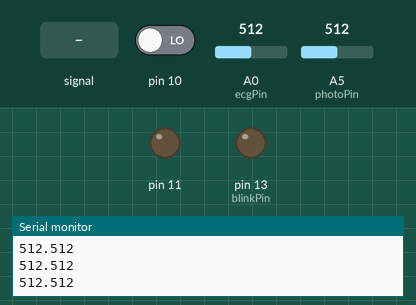
Bench run of a sketch on a simulated Arduino Uno, built with avr-gcc and run on an emulated ATmega328P. On the bench: output pins drawn as LEDs (lit = HIGH), the last lines printed to the serial monitor. The test bench sets the inputs (shaded band); at power-on: A5 (photoPin) = 512, pin 10 LOW, A0 (ecgPin) = 512.

Above: at 1.2 s.
1.3 s: A5 (photoPin) set to 791
2.8 s: A5 (photoPin) set to 812
At 3.5 s:
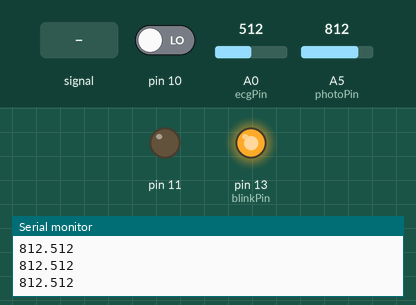
4.3 s: pin 10 driven HIGH
5.8 s: A0 (ecgPin) fed a 200 Hz sine of ±460 counts around its level
At 7.7 s:
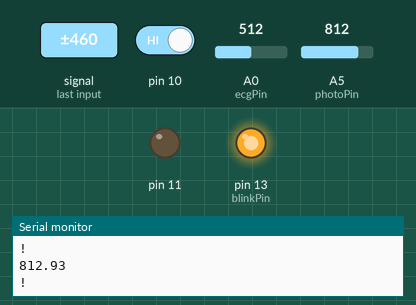
8.3 s: A5 (photoPin) set to 90
At 9.0 s:
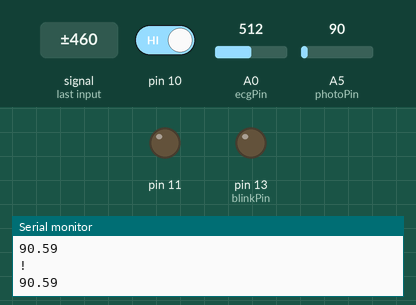
9.8 s: A5 (photoPin) set to 810
At 16.1 s:
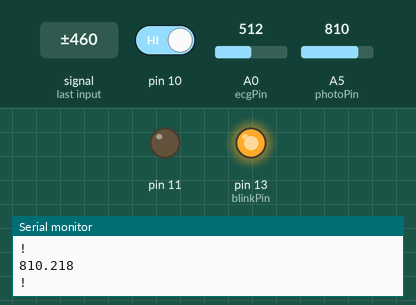
Timing chart, 0 to 17.1 s (numbered marks = the images above; inputs shaded):
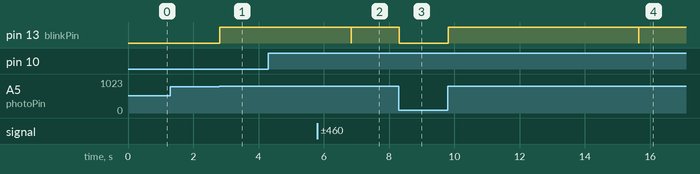

The sketch:

projectv7B.ino
```cpp
// MAE 3xx Project
// Spring 2017
// Group 14

int long prev = 0;
unsigned long counter = 0;
int ts = 10;
int plotSelect = 2;

// Pulse photodetection variables:
unsigned long counterp1 = 0;
unsigned long counterp2 = 0;
int photoPin = A5;
int blinkPin = 13;
int voltInt = 0;
int n = 0;
int i = 0;
int pulArray[200];
int threshold = 800;
int pulGate = 0;
float pulseBPM;

// ECG variables:
unsigned long countere1 = 0;
unsigned long countere2 = 0;
int ecgPin = A0;
int ecgInt = 0;
int j = 0;
int ecgArray[300];
int ecgLower = 250;
int ecgGate = 0;
float ecgBPM;

void setup() {
  pinMode(blinkPin,OUTPUT);
  Serial.begin(9600);
  pinMode(10,INPUT);
  pinMode(11,OUTPUT);
}

void loop() {
if((digitalRead(10) == 1)||(digitalRead(11) == 1)){
    Serial.println('!');
  }
counter = millis();
if (counter - prev > ts){
  prev = counter;

  voltInt = analogRead(photoPin);
  pulArray[i] = voltInt;

  ecgInt = analogRead(ecgPin);
  ecgArray[j] = ecgInt;
}

  Serial.print(voltInt);
  if (plotSelect == 1){
    Serial.print("\t");
    }
  else if (plotSelect == 2){
    Serial.print(".");
    }
  Serial.println(ecgInt);

/////// Photodetection Analysis ///////
if (pulArray[i] > threshold){
  if (pulArray[i-2] <= pulArray[i-1] && pulArray[i] <= pulArray[i-1]){
    if (pulArray[i-10] < pulArray[i]){ // Make sure absolute max
      if (pulGate == 1){
        counterp2 = millis();
        float pulseT = (counterp2 - counterp1);
        if (60/(pulseT/1000) < 200 && pulseT > 100){
          pulseBPM = 60/(pulseT/1000);
          }
        //Serial.print("******BPM (Photo.)****** ");
        //Serial.println(pulseBPM);
        pulGate = 0;
        i = 0;
      }
      else if (pulGate == 0){
        counterp1 = millis();
        pulGate = 1;
      }
    }
}
}
// Blinking LED: comparison w/ carotid or radial pulse:
if(voltInt > (threshold)){
  digitalWrite(blinkPin,HIGH);
  }
else
  digitalWrite(blinkPin,LOW);

/////// ECG Analysis ///////
  if (ecgArray[j] < ecgLower){
      if (ecgArray[j-2] >= ecgArray[j-1] && ecgArray[j] >= ecgArray[j-1]){
          j = 0;
          if (ecgGate == 1){
            countere2 = millis();
            float ecgT = (countere2 - countere1);
            if (60/(ecgT/1000) < 150 && ecgT > 100){
              ecgBPM = 60/(ecgT/1000);
              }
            //Serial.print("******BPM (ECG)******* ");
            //Serial.println(ecgBPM);
            ecgGate = 0;
          }
          else if (ecgGate == 0){
            countere1 = millis();
            ecgGate = 1;
          }
        }
      }
  if (i == 200){
    i = 0;
    }
  else
  i = i + 1;
  if (j == 300){
    j = 0;}
  else
  j = j + 1;
}
```

Measured:
- the behaviour switches between 800 and 801 on A5 (photoPin) (found by bisection; images 0 and 1)
- after the input at 2.8 s, pin 13 (blinkPin): LOW → HIGH at once
- after the input at 5.8 s, pin 13 (blinkPin): HIGH → LOW after 1.0 s, → HIGH 0.01 s later
- after the input at 8.3 s, pin 13 (blinkPin): HIGH → LOW at once
- after the input at 9.8 s, pin 13 (blinkPin): LOW → HIGH at once, → LOW 5.8 s later, → HIGH 0.01 s later
